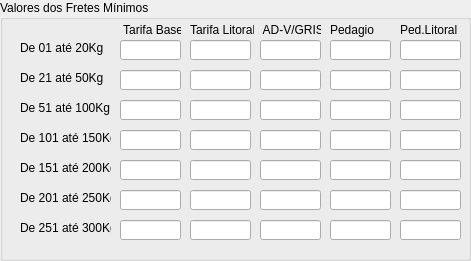
   <widget class="QGroupBox" name="gBox_taxasMininas">
    <property name="geometry">
     <rect>
      <x>10</x>
      <y>250</y>
      <width>471</width>
      <height>261</height>
     </rect>
    </property>
    <property name="title">
     <string>Valores dos Fretes Mínimos</string>
    </property>
    <widget class="QLineEdit" name="edt_ad_gris_250">
     <property name="geometry">
      <rect>
       <x>260</x>
       <y>190</y>
       <width>61</width>
       <height>20</height>
      </rect>
     </property>
    </widget>
    <widget class="QLineEdit" name="edt_base_100">
     <property name="geometry">
      <rect>
       <x>120</x>
       <y>100</y>
       <width>61</width>
       <height>20</height>
      </rect>
     </property>
    </widget>
    <widget class="QLineEdit" name="edt_pedagio_50">
     <property name="geometry">
      <rect>
       <x>330</x>
       <y>70</y>
       <width>61</width>
       <height>20</height>
      </rect>
     </property>
    </widget>
    <widget class="QLineEdit" name="edt_base_lit_200">
     <property name="geometry">
      <rect>
       <x>190</x>
       <y>160</y>
       <width>61</width>
       <height>20</height>
      </rect>
     </property>
    </widget>
    <widget class="QLineEdit" name="edt_pedagio_100">
     <property name="geometry">
      <rect>
       <x>330</x>
       <y>100</y>
       <width>61</width>
       <height>20</height>
      </rect>
     </property>
    </widget>
    <widget class="QLineEdit" name="edt_ad_gris_150">
     <property name="geometry">
      <rect>
       <x>260</x>
       <y>130</y>
       <width>61</width>
       <height>20</height>
      </rect>
     </property>
    </widget>
    <widget class="QLineEdit" name="edt_base_lit_20">
     <property name="geometry">
      <rect>
       <x>190</x>
       <y>40</y>
       <width>61</width>
       <height>20</height>
      </rect>
     </property>
    </widget>
    <widget class="QLineEdit" name="edt_base_250">
     <property name="geometry">
      <rect>
       <x>120</x>
       <y>190</y>
       <width>61</width>
       <height>20</height>
      </rect>
     </property>
    </widget>
    <widget class="QLineEdit" name="edt_base_200">
     <property name="geometry">
      <rect>
       <x>120</x>
       <y>160</y>
       <width>61</width>
       <height>20</height>
      </rect>
     </property>
    </widget>
    <widget class="QLineEdit" name="edt_base_lit_50">
     <property name="geometry">
      <rect>
       <x>190</x>
       <y>70</y>
       <width>61</width>
       <height>20</height>
      </rect>
     </property>
    </widget>
    <widget class="QLineEdit" name="edt_base_20">
     <property name="geometry">
      <rect>
       <x>120</x>
       <y>40</y>
       <width>61</width>
       <height>20</height>
      </rect>
     </property>
    </widget>
    <widget class="QLineEdit" name="edt_pedagio_20">
     <property name="geometry">
      <rect>
       <x>330</x>
       <y>40</y>
       <width>61</width>
       <height>20</height>
      </rect>
     </property>
    </widget>
    <widget class="QLineEdit" name="edt_base_lit_100">
     <property name="geometry">
      <rect>
       <x>190</x>
       <y>100</y>
       <width>61</width>
       <height>20</height>
      </rect>
     </property>
    </widget>
    <widget class="QLineEdit" name="edt_pedagio_150">
     <property name="geometry">
      <rect>
       <x>330</x>
       <y>130</y>
       <width>61</width>
       <height>20</height>
      </rect>
     </property>
    </widget>
    <widget class="QLineEdit" name="edt_ad_gris_200">
     <property name="geometry">
      <rect>
       <x>260</x>
       <y>160</y>
       <width>61</width>
       <height>20</height>
      </rect>
     </property>
    </widget>
    <widget class="QLineEdit" name="edt_ad_gris_50">
     <property name="geometry">
      <rect>
       <x>260</x>
       <y>70</y>
       <width>61</width>
       <height>20</height>
      </rect>
     </property>
    </widget>
    <widget class="QLineEdit" name="edt_base_lit_300">
     <property name="geometry">
      <rect>
       <x>190</x>
       <y>220</y>
       <width>61</width>
       <height>20</height>
      </rect>
     </property>
    </widget>
    <widget class="QLineEdit" name="edt_base_150">
     <property name="geometry">
      <rect>
       <x>120</x>
       <y>130</y>
       <width>61</width>
       <height>20</height>
      </rect>
     </property>
    </widget>
    <widget class="QLineEdit" name="edt_pedagio_200">
     <property name="geometry">
      <rect>
       <x>330</x>
       <y>160</y>
       <width>61</width>
       <height>20</height>
      </rect>
     </property>
    </widget>
    <widget class="QLineEdit" name="edt_base_50">
     <property name="geometry">
      <rect>
       <x>120</x>
       <y>70</y>
       <width>61</width>
       <height>20</height>
      </rect>
     </property>
    </widget>
    <widget class="QLineEdit" name="edt_ad_gris_100">
     <property name="geometry">
      <rect>
       <x>260</x>
       <y>100</y>
       <width>61</width>
       <height>20</height>
      </rect>
     </property>
    </widget>
    <widget class="QLineEdit" name="edt_pedagio_250">
     <property name="geometry">
      <rect>
       <x>330</x>
       <y>190</y>
       <width>61</width>
       <height>20</height>
      </rect>
     </property>
    </widget>
    <widget class="QLineEdit" name="edt_pedagio_300">
     <property name="geometry">
      <rect>
       <x>330</x>
       <y>220</y>
       <width>61</width>
       <height>20</height>
      </rect>
     </property>
    </widget>
    <widget class="QLineEdit" name="edt_ad_gris_20">
     <property name="geometry">
      <rect>
       <x>260</x>
       <y>40</y>
       <width>61</width>
       <height>20</height>
      </rect>
     </property>
    </widget>
    <widget class="QLineEdit" name="edt_base_lit_150">
     <property name="geometry">
      <rect>
       <x>190</x>
       <y>130</y>
       <width>61</width>
       <height>20</height>
      </rect>
     </property>
    </widget>
    <widget class="QLineEdit" name="edt_ad_gris_300">
     <property name="geometry">
      <rect>
       <x>260</x>
       <y>220</y>
       <width>61</width>
       <height>20</height>
      </rect>
     </property>
    </widget>
    <widget class="QLineEdit" name="edt_base_lit_250">
     <property name="geometry">
      <rect>
       <x>190</x>
       <y>190</y>
       <width>61</width>
       <height>20</height>
      </rect>
     </property>
    </widget>
    <widget class="QLineEdit" name="edt_base_300">
     <property name="geometry">
      <rect>
       <x>120</x>
       <y>220</y>
       <width>61</width>
       <height>20</height>
      </rect>
     </property>
    </widget>
    <widget class="QLabel" name="label_33">
     <property name="geometry">
      <rect>
       <x>120</x>
       <y>20</y>
       <width>61</width>
       <height>20</height>
      </rect>
     </property>
     <property name="text">
      <string> Tarifa Base</string>
     </property>
    </widget>
    <widget class="QLabel" name="label_48">
     <property name="geometry">
      <rect>
       <x>260</x>
       <y>20</y>
       <width>61</width>
       <height>20</height>
      </rect>
     </property>
     <property name="text">
      <string> AD-V/GRIS</string>
     </property>
    </widget>
    <widget class="QLabel" name="label_49">
     <property name="geometry">
      <rect>
       <x>190</x>
       <y>20</y>
       <width>64</width>
       <height>20</height>
      </rect>
     </property>
     <property name="text">
      <string>Tarifa Litoral</string>
     </property>
    </widget>
    <widget class="QLabel" name="label_50">
     <property name="geometry">
      <rect>
       <x>330</x>
       <y>20</y>
       <width>61</width>
       <height>20</height>
      </rect>
     </property>
     <property name="text">
      <string>Pedagio</string>
     </property>
    </widget>
    <widget class="QLabel" name="desc_20">
     <property name="geometry">
      <rect>
       <x>20</x>
       <y>40</y>
       <width>91</width>
       <height>16</height>
      </rect>
     </property>
     <property name="text">
      <string>De 01 até 20Kg</string>
     </property>
    </widget>
    <widget class="QLabel" name="desc_150">
     <property name="geometry">
      <rect>
       <x>20</x>
       <y>130</y>
       <width>91</width>
       <height>16</height>
      </rect>
     </property>
     <property name="text">
      <string>De 101 até 150Kg</string>
     </property>
    </widget>
    <widget class="QLabel" name="desc_100">
     <property name="geometry">
      <rect>
       <x>20</x>
       <y>100</y>
       <width>91</width>
       <height>16</height>
      </rect>
     </property>
     <property name="text">
      <string>De 51 até 100Kg</string>
     </property>
    </widget>
    <widget class="QLabel" name="desc_300">
     <property name="geometry">
      <rect>
       <x>20</x>
       <y>220</y>
       <width>91</width>
       <height>16</height>
      </rect>
     </property>
     <property name="text">
      <string>De 251 até 300Kg</string>
     </property>
    </widget>
    <widget class="QLabel" name="desc_50">
     <property name="geometry">
      <rect>
       <x>20</x>
       <y>70</y>
       <width>91</width>
       <height>16</height>
      </rect>
     </property>
     <property name="text">
      <string>De 21 até 50Kg</string>
     </property>
    </widget>
    <widget class="QLabel" name="desc_250">
     <property name="geometry">
      <rect>
       <x>20</x>
       <y>190</y>
       <width>91</width>
       <height>16</height>
      </rect>
     </property>
     <property name="text">
      <string>De 201 até 250Kg</string>
     </property>
    </widget>
    <widget class="QLabel" name="desc_200">
     <property name="geometry">
      <rect>
       <x>20</x>
       <y>160</y>
       <width>91</width>
       <height>16</height>
      </rect>
     </property>
     <property name="text">
      <string>De 151 até 200Kg</string>
     </property>
    </widget>
    <widget class="QLineEdit" name="edt_pedlitoral_50">
     <property name="geometry">
      <rect>
       <x>400</x>
       <y>70</y>
       <width>61</width>
       <height>20</height>
      </rect>
     </property>
    </widget>
    <widget class="QLineEdit" name="edt_pedlitoral_250">
     <property name="geometry">
      <rect>
       <x>400</x>
       <y>190</y>
       <width>61</width>
       <height>20</height>
      </rect>
     </property>
    </widget>
    <widget class="QLabel" name="label_53">
     <property name="geometry">
      <rect>
       <x>400</x>
       <y>20</y>
       <width>61</width>
       <height>20</height>
      </rect>
     </property>
     <property name="text">
      <string>Ped.Litoral</string>
     </property>
    </widget>
    <widget class="QLineEdit" name="edt_pedlitoral_300">
     <property name="geometry">
      <rect>
       <x>400</x>
       <y>220</y>
       <width>61</width>
       <height>20</height>
      </rect>
     </property>
    </widget>
    <widget class="QLineEdit" name="edt_pedlitoral_20">
     <property name="geometry">
      <rect>
       <x>400</x>
       <y>40</y>
       <width>61</width>
       <height>20</height>
      </rect>
     </property>
    </widget>
    <widget class="QLineEdit" name="edt_pedlitoral_200">
     <property name="geometry">
      <rect>
       <x>400</x>
       <y>160</y>
       <width>61</width>
       <height>20</height>
      </rect>
     </property>
    </widget>
    <widget class="QLineEdit" name="edt_pedlitoral_150">
     <property name="geometry">
      <rect>
       <x>400</x>
       <y>130</y>
       <width>61</width>
       <height>20</height>
      </rect>
     </property>
    </widget>
    <widget class="QLineEdit" name="edt_pedlitoral_100">
     <property name="geometry">
      <rect>
       <x>400</x>
       <y>100</y>
       <width>61</width>
       <height>20</height>
      </rect>
     </property>
    </widget>
   </widget>
